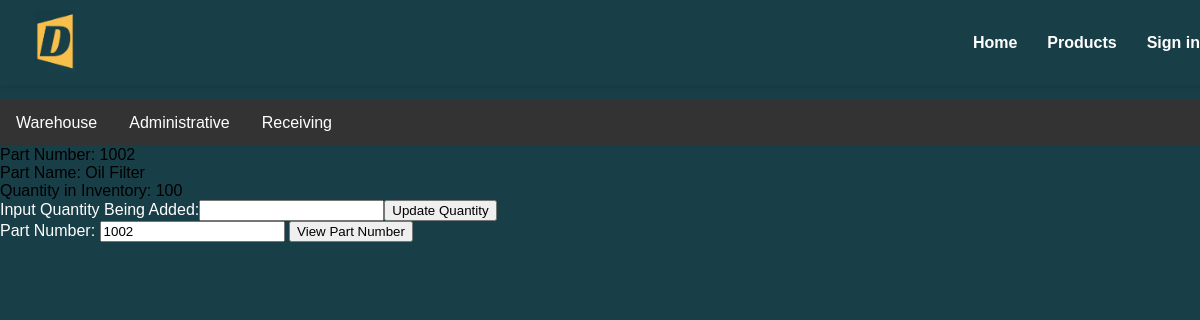
Page /addInventory.php?PartNumber=1002 on the committed database.
### tables this page shows
CREATE TABLE Inventory (
    ProductID INT PRIMARY KEY,
    Name VARCHAR(255),
    Description VARCHAR(255),
    PartNumber INT,
    QuantityOnHand INT,
    FOREIGN KEY (PartNumber) REFERENCES Products(PartNumber)
);

### addInventory.php (the view, shortened to what this page needs)
<!DOCTYPE html>
<html lang="en">
<head>
  <link rel="stylesheet" href="./style.css">
</head>
    <header class="main-header">
      <div class="logo-container">
          <img class="logoImage" src="images/logo.PNG" alt="Logo">
      </div>
      <nav class="nav-menu">
          <ul>
              <li><a href="index.html">Home</a></li>
              <li><a href="product.php">Products</a></li>
              <li><a href="login.php">Sign in</a></li>
          </ul>
      </nav>
    </header>
<div class="workstationNav">
<ul>
  <li class="workstationDrop">
    <a href="warehouse.php" class="workstationButton">Warehouse</a>
     </li>
  <li class="workstationDrop">
    <a href="admin-login.html" class="workstationButton">Administrative</a>
  </li>
  <li class="workstationDrop">
    <a href="receiving.php" class="workstationButton">Receiving</a>
  </li>
</ul>
</div>
<body>
<?php
    $PartNum = "";
    include 'secrets.php';
    if (isset($_GET['newPartNumber']) || isset($_GET['PartNumber']) )
    {
	$PartNum = $_GET["PartNumber"];
        $sql = "SELECT Inventory.PartNumber, Inventory.Name, Inventory.QuantityOnHand FROM Inventory WHERE PartNumber=?";
        $result = $pdo->prepare($sql);
        $result->bindParam(1, $PartNum);
        $result->execute();
        $inventoryInfo = $result->fetchAll(PDO::FETCH_ASSOC);
	if ($result->rowCount() > 0)
	{
		$Quantity = "";
		foreach($inventoryInfo as $rows)
		{
			echo "Part Number: ". $rows['PartNumber'];
			echo "<br>Part Name: ". $rows['Name'] . "<br>";
			echo "Quantity in Inventory: ". $rows['QuantityOnHand'];
    	 	}
		echo "<form action=\"addInventory.php\" method=\"GET\">";
 		echo "<label for=\"Quantity\" style=\"color: white;\">Input Quantity Being Added:</label>";
 		echo "<input type=\"text\" id=\"Quantity\" value='" . $Quantity . "' name=\"Quantity\" required>";
		echo "<input type=\"submit\" name=\"newQuantity\" value=\"Update Quantity\">";
		echo "</form>";
	}
	else
	{
		echo"Unable to locate the part number provided. Please try again.<br>";
	}
    }
?>
<form action="" method="GET">
 <label for="PartNumber" style="color: white;">Part Number:</label>
 <input type="text" id="PartNumber" value="<?php echo $PartNum;?>" name="PartNumber" required>
<input type="submit" name="newPartNumber" formaction="addInventory.php" value="View Part Number">
</form>
</body>
</html>

### style.css (style rules this page uses)
body { margin: 0px; background-color: #183e47; }
body { margin: 0; padding-top: 50px; font-family: 'Arial', sans-serif; }
.main-header { position: fixed; top: 0; width: 100%; display: flex; justify-content: space-between; align-items: center; background-color: #183e47; padding: 10px 15px; box-shadow: 0 1px 5px rgba(0, 0, 0, 0.1); z-index: 1000; }
.logo-container img { max-width: 100%; height: auto; }
.nav-menu { margin-left: auto; }
.nav-menu ul { list-style: none; margin: 0; padding: 0; display: flex; justify-content: flex-end; }
.nav-menu li { margin: 0 15px; }
.nav-menu a { text-decoration: none; color: white; font-weight: bold; font-size: 16px; transition: color 0.3s ease-in-out; }
body::before { content: ""; display: block; height: 50px; }
.logoImage { width: 40px; height: 40px; margin-left: 20px; }
.workstationNav ul { list-style-type: none; margin: 0; padding: 0; overflow: hidden; background-color: #333; }
.workstationNav li { float: left; }
.workstationNav a, .workstationButton { display: inline-block; color: white; text-align: center; padding: 14px 16px; text-decoration: none; }

### rows in the picture
inventory: PartNumber "1002", Name "Oil Filter", QuantityOnHand "100"
